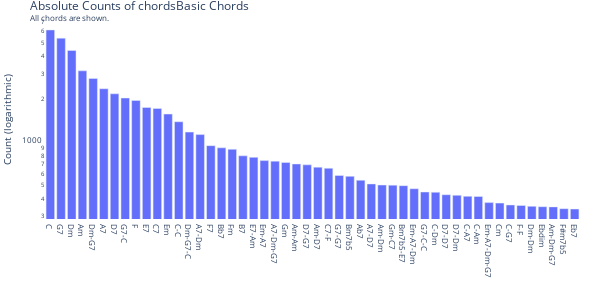

Notebook code cell kept with this figure:
### Code cell
plot_distribution(df_chords)

### Figure 1 — Plotly figure (JSON) as saved in the notebook; plotly's stock layout.template omitted (floating-point values rounded to 4 significant figures)
{"data": [{"alignmentgroup": "True", "hovertemplate": "chord=%{x}<br>count=%{y}<extra></extra>", "legendgroup": "", "marker": {"color": "#636efa", "pattern": {"shape": ""}}, "name": "", "offsetgroup": "", "orientation": "v", "showlegend": false, "textposition": "auto", "x": ["C", "G7", "Dm", "Am", "Dm-G7", "A7", "D7", "G7-C", "F", "E7", "C7", "Em", "C-C", "Dm-G7-C", "A7-Dm", "F7", "Bb7", "Fm", "B7", "E7-Am", "Em-A7", "A7-Dm-G7", "Gm", "Am-Am", "D7-G7", "Am-D7", "C7-F", "G7-G7", "Bm7b5", "Ab7", "A7-D7", "Am-Dm", "Gm-C7", "Bm7b5-E7", "Em-A7-Dm", "G7-C-C", "C-Dm", "D7-D7", "D7-Dm", "C-A7", "C-Am", "Em-A7-Dm-G7", "Cm", "C-G7", "F-F", "Dm-Dm", "Ebdim", "Am-Dm-G7", "F#m7b5", "Eb7"], "xaxis": "x", "y": [6119, 5360, 4392, 3155, 2790, 2362, 2177, 2032, 1956, 1744, 1718, 1568, 1384, 1171, 1125, 940, 908, 886, 797, 778, 738, 732, 716, 699, 689, 664, 652, 580, 572, 537, 506, 497, 496, 492, 468, 444, 442, 425, 421, 414, 413, 374, 371, 360, 357, 352, 350, 349, 339, 337], "yaxis": "y", "type": "bar"}], "layout": {"xaxis": {"anchor": "y", "domain": [0.0, 1.0], "title": {"text": ""}, "categoryorder": "total descending"}, "yaxis": {"anchor": "x", "domain": [0.0, 1.0], "title": {"text": "Count (logarithmic)"}, "type": "log"}, "legend": {"tracegroupgap": 0}, "margin": {"t": 20, "l": 0, "r": 20, "b": 20}, "barmode": "stack", "height": 300, "width": 600, "title": {"font": {"size": 12}, "text": "Absolute Counts of chordsBasic Chords<br><sup>All chords are shown.</sup>"}, "font": {"size": 8}, "plot_bgcolor": "white"}}
